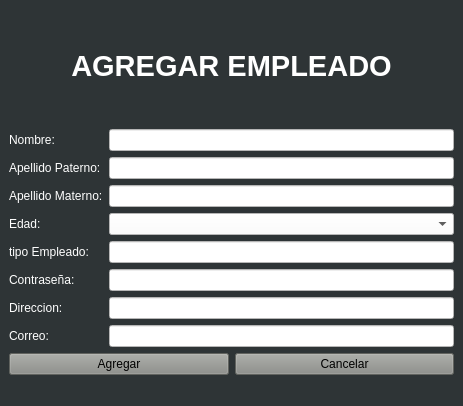
<?xml version="1.0" encoding="UTF-8"?>
<ui version="4.0">
 <class>VentanaAgregarEmpleadoGui</class>
 <widget class="QMainWindow" name="VentanaAgregarEmpleadoGui">
  <property name="geometry">
   <rect>
    <x>0</x>
    <y>0</y>
    <width>463</width>
    <height>406</height>
   </rect>
  </property>
  <property name="minimumSize">
   <size>
    <width>463</width>
    <height>406</height>
   </size>
  </property>
  <property name="maximumSize">
   <size>
    <width>463</width>
    <height>406</height>
   </size>
  </property>
  <property name="windowTitle">
   <string>Agregar Producto</string>
  </property>
  <property name="styleSheet">
   <string notr="true">background-color: rgb(46, 52, 54);</string>
  </property>
  <widget class="QWidget" name="centralwidget">
   <layout class="QHBoxLayout" name="horizontalLayout">
    <item>
     <layout class="QVBoxLayout" name="verticalLayout">
      <item>
       <widget class="QLabel" name="label">
        <property name="styleSheet">
         <string notr="true">color: rgb(255, 255, 255);</string>
        </property>
        <property name="text">
         <string>&lt;html&gt;&lt;head/&gt;&lt;body&gt;&lt;p align=&quot;center&quot;&gt;&lt;span style=&quot; font-size:22pt; font-weight:600;&quot;&gt;AGREGAR EMPLEADO&lt;/span&gt;&lt;/p&gt;&lt;/body&gt;&lt;/html&gt;</string>
        </property>
       </widget>
      </item>
      <item>
       <layout class="QFormLayout" name="formLayout">
        <item row="0" column="0">
         <widget class="QLabel" name="label_3">
          <property name="styleSheet">
           <string notr="true">color: rgb(255, 255, 255);</string>
          </property>
          <property name="text">
           <string>Nombre:</string>
          </property>
         </widget>
        </item>
        <item row="0" column="1">
         <widget class="QLineEdit" name="txtNombre">
          <property name="styleSheet">
           <string notr="true">background-color: rgb(255, 255, 255);</string>
          </property>
         </widget>
        </item>
        <item row="1" column="0">
         <widget class="QLabel" name="label_4">
          <property name="styleSheet">
           <string notr="true">color: rgb(255, 255, 255);</string>
          </property>
          <property name="text">
           <string>Apellido Paterno:</string>
          </property>
         </widget>
        </item>
        <item row="1" column="1">
         <widget class="QLineEdit" name="txtPaterno">
          <property name="styleSheet">
           <string notr="true">background-color: rgb(255, 255, 255);</string>
          </property>
         </widget>
        </item>
        <item row="2" column="0">
         <widget class="QLabel" name="label_2">
          <property name="styleSheet">
           <string notr="true">color: rgb(255, 255, 255);</string>
          </property>
          <property name="text">
           <string>Apellido Materno:</string>
          </property>
         </widget>
        </item>
        <item row="2" column="1">
         <widget class="QLineEdit" name="txtMaterno">
          <property name="styleSheet">
           <string notr="true">background-color: rgb(255, 255, 255);</string>
          </property>
         </widget>
        </item>
        <item row="3" column="0">
         <widget class="QLabel" name="label_5">
          <property name="styleSheet">
           <string notr="true">color: rgb(255, 255, 255);</string>
          </property>
          <property name="text">
           <string>Edad:</string>
          </property>
         </widget>
        </item>
        <item row="3" column="1">
         <widget class="QComboBox" name="comboEdad">
          <property name="styleSheet">
           <string notr="true">background-color: rgb(255, 255, 255);</string>
          </property>
         </widget>
        </item>
        <item row="4" column="0">
         <widget class="QLabel" name="label_6">
          <property name="styleSheet">
           <string notr="true">color: rgb(255, 255, 255);</string>
          </property>
          <property name="text">
           <string>tipo Empleado:</string>
          </property>
         </widget>
        </item>
        <item row="4" column="1">
         <widget class="QLineEdit" name="txtTipoEmpleado">
          <property name="styleSheet">
           <string notr="true">background-color: rgb(255, 255, 255);</string>
          </property>
         </widget>
        </item>
        <item row="5" column="0">
         <widget class="QLabel" name="label_7">
          <property name="styleSheet">
           <string notr="true">color: rgb(255, 255, 255);</string>
          </property>
          <property name="text">
           <string>Contraseña:</string>
          </property>
         </widget>
        </item>
        <item row="5" column="1">
         <widget class="QLineEdit" name="txtPassword">
          <property name="styleSheet">
           <string notr="true">background-color: rgb(255, 255, 255);</string>
          </property>
          <property name="echoMode">
           <enum>QLineEdit::Password</enum>
          </property>
         </widget>
        </item>
        <item row="6" column="0">
         <widget class="QLabel" name="label_9">
          <property name="styleSheet">
           <string notr="true">color: rgb(255, 255, 255);</string>
          </property>
          <property name="text">
           <string>Direccion:</string>
          </property>
         </widget>
        </item>
        <item row="6" column="1">
         <widget class="QLineEdit" name="txtDireccion">
          <property name="styleSheet">
           <string notr="true">background-color: rgb(255, 255, 255);</string>
          </property>
         </widget>
        </item>
        <item row="7" column="0">
         <widget class="QLabel" name="label_10">
          <property name="styleSheet">
           <string notr="true">color: rgb(255, 255, 255);</string>
          </property>
          <property name="text">
           <string>Correo:</string>
          </property>
         </widget>
        </item>
        <item row="7" column="1">
         <widget class="QLineEdit" name="txtCorreo">
          <property name="styleSheet">
           <string notr="true">background-color: rgb(255, 255, 255);</string>
          </property>
         </widget>
        </item>
       </layout>
      </item>
      <item>
       <layout class="QHBoxLayout" name="horizontalLayout_2">
        <item>
         <widget class="QPushButton" name="btnAAgregar">
          <property name="styleSheet">
           <string notr="true">background-color: rgb(136, 138, 133);
</string>
          </property>
          <property name="text">
           <string>Agregar</string>
          </property>
         </widget>
        </item>
        <item>
         <widget class="QPushButton" name="btnACancelar">
          <property name="styleSheet">
           <string notr="true">background-color: rgb(136, 138, 133);</string>
          </property>
          <property name="text">
           <string>Cancelar</string>
          </property>
         </widget>
        </item>
       </layout>
      </item>
     </layout>
    </item>
   </layout>
  </widget>
  <widget class="QStatusBar" name="statusbar"/>
 </widget>
 <resources/>
 <connections/>
</ui>
